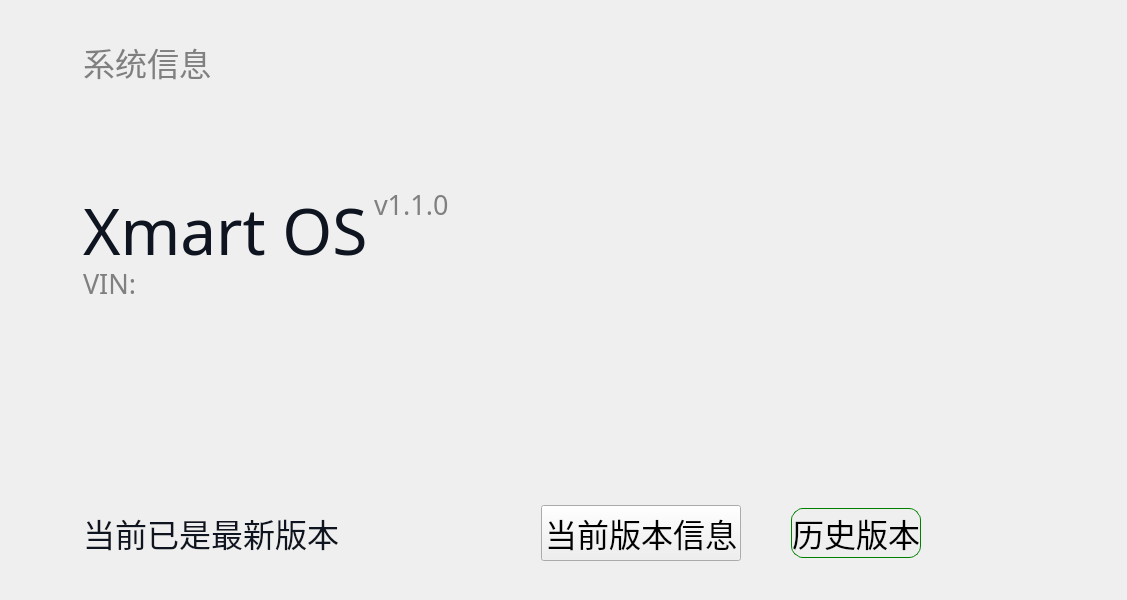
<?xml version="1.0" encoding="UTF-8"?>
<ui version="4.0">
 <class>MainWindow</class>
 <widget class="QMainWindow" name="MainWindow">
  <property name="geometry">
   <rect>
    <x>0</x>
    <y>0</y>
    <width>1127</width>
    <height>600</height>
   </rect>
  </property>
  <property name="windowTitle">
   <string>MainWindow</string>
  </property>
  <property name="windowIcon">
   <iconset resource="resource.qrc">
    <normaloff>:/resource/day/background.png</normaloff>:/resource/day/background.png</iconset>
  </property>
  <property name="autoFillBackground">
   <bool>true</bool>
  </property>
  <property name="styleSheet">
   <string notr="true"/>
  </property>
  <widget class="QWidget" name="centralwidget">
   <property name="autoFillBackground">
    <bool>false</bool>
   </property>
   <property name="styleSheet">
    <string notr="true">#centralwidget{background-image:url(:/resource/day/background.png);}
</string>
   </property>
   <widget class="QWidget" name="verticalLayoutWidget">
    <property name="geometry">
     <rect>
      <x>0</x>
      <y>0</y>
      <width>464</width>
      <height>302</height>
     </rect>
    </property>
    <layout class="QVBoxLayout" name="verticalLayout">
     <property name="leftMargin">
      <number>83</number>
     </property>
     <property name="topMargin">
      <number>38</number>
     </property>
     <item>
      <widget class="QLabel" name="label">
       <property name="font">
        <font>
         <family>阿里巴巴普惠体 R</family>
         <pointsize>24</pointsize>
        </font>
       </property>
       <property name="styleSheet">
        <string notr="true">color.argb(143,15, 21, 32)
font: 75 12pt &quot;Agency FB&quot;;
font: 24px &quot;阿里巴巴普惠体 R&quot;;</string>
       </property>
       <property name="text">
        <string>&lt;html&gt;&lt;head/&gt;&lt;body&gt;&lt;p&gt;&lt;span style=&quot; color:#808080;&quot;&gt;系统信息&lt;/span&gt;&lt;/p&gt;&lt;/body&gt;&lt;/html&gt;</string>
       </property>
      </widget>
     </item>
     <item>
      <layout class="QHBoxLayout" name="horizontalLayout_2">
       <property name="topMargin">
        <number>94</number>
       </property>
       <item>
        <widget class="QLabel" name="label_3">
         <property name="font">
          <font>
           <family>XP number bold</family>
           <pointsize>48</pointsize>
           <weight>50</weight>
           <italic>false</italic>
           <bold>false</bold>
          </font>
         </property>
         <property name="styleSheet">
          <string notr="true">font: 48pt &quot;XP number bold&quot;;

</string>
         </property>
         <property name="text">
          <string>&lt;html&gt;&lt;head/&gt;&lt;body&gt;&lt;p&gt;&lt;span style=&quot; color:#0f1520;&quot;&gt;Xmart OS&lt;/span&gt;&lt;/p&gt;&lt;/body&gt;&lt;/html&gt;</string>
         </property>
        </widget>
       </item>
       <item>
        <widget class="QLabel" name="label_4">
         <property name="font">
          <font>
           <family>阿里巴巴普惠体 R</family>
           <pointsize>20</pointsize>
          </font>
         </property>
         <property name="styleSheet">
          <string notr="true">border-color: rgb(143,15, 21, 32);</string>
         </property>
         <property name="text">
          <string>&lt;html&gt;&lt;head/&gt;&lt;body&gt;&lt;p&gt;&lt;span style=&quot; color:#808080;&quot;&gt;v1.1.0&lt;/span&gt;&lt;/p&gt;&lt;/body&gt;&lt;/html&gt;</string>
         </property>
         <property name="alignment">
          <set>Qt::AlignLeading|Qt::AlignLeft|Qt::AlignTop</set>
         </property>
        </widget>
       </item>
      </layout>
     </item>
     <item>
      <widget class="QLabel" name="label_2">
       <property name="font">
        <font>
         <family>阿里巴巴普惠体 R</family>
         <pointsize>20</pointsize>
        </font>
       </property>
       <property name="styleSheet">
        <string notr="true">border-color: rgb(143,15, 21, 32);</string>
       </property>
       <property name="text">
        <string>&lt;html&gt;&lt;head/&gt;&lt;body&gt;&lt;p&gt;&lt;span style=&quot; color:#808080;&quot;&gt;VIN:&lt;/span&gt;&lt;/p&gt;&lt;/body&gt;&lt;/html&gt;</string>
       </property>
      </widget>
     </item>
    </layout>
   </widget>
   <widget class="QWidget" name="verticalLayoutWidget_2">
    <property name="geometry">
     <rect>
      <x>460</x>
      <y>20</y>
      <width>48001</width>
      <height>459</height>
     </rect>
    </property>
    <layout class="QVBoxLayout" name="verticalLayout_2">
     <property name="leftMargin">
      <number>48000</number>
     </property>
    </layout>
   </widget>
   <widget class="QWidget" name="horizontalLayoutWidget_2">
    <property name="geometry">
     <rect>
      <x>0</x>
      <y>490</y>
      <width>987</width>
      <height>139</height>
     </rect>
    </property>
    <layout class="QHBoxLayout" name="horizontalLayout_3">
     <property name="leftMargin">
      <number>83</number>
     </property>
     <property name="bottomMargin">
      <number>53</number>
     </property>
     <item>
      <widget class="QLabel" name="label_6">
       <property name="maximumSize">
        <size>
         <width>16777215</width>
         <height>16777210</height>
        </size>
       </property>
       <property name="font">
        <font>
         <family>阿里巴巴普惠体 M</family>
         <pointsize>24</pointsize>
         <weight>50</weight>
         <bold>false</bold>
        </font>
       </property>
       <property name="text">
        <string>&lt;html&gt;&lt;head/&gt;&lt;body&gt;&lt;p&gt;&lt;span style=&quot; color:#0f1520;&quot;&gt;当前已是最新版本&lt;/span&gt;&lt;/p&gt;&lt;/body&gt;&lt;/html&gt;</string>
       </property>
      </widget>
     </item>
     <item>
      <layout class="QHBoxLayout" name="horizontalLayout_4">
       <property name="leftMargin">
        <number>20</number>
       </property>
       <property name="rightMargin">
        <number>66</number>
       </property>
       <item>
        <widget class="QPushButton" name="pushButton_6">
         <property name="enabled">
          <bool>true</bool>
         </property>
         <property name="font">
          <font>
           <family>阿里巴巴普惠体 M</family>
           <pointsize>24</pointsize>
          </font>
         </property>
         <property name="styleSheet">
          <string notr="true">border-image: url(:/resource/day/button_click.png);</string>
         </property>
         <property name="text">
          <string>当前版本信息</string>
         </property>
         <property name="icon">
          <iconset resource="resource.qrc">
           <normaloff>:/resource/day/button_normal.png</normaloff>
           <normalon>:/resource/day/button_click.png</normalon>:/resource/day/button_normal.png</iconset>
         </property>
         <property name="iconSize">
          <size>
           <width>16</width>
           <height>15</height>
          </size>
         </property>
        </widget>
       </item>
       <item>
        <layout class="QHBoxLayout" name="horizontalLayout_5">
         <property name="leftMargin">
          <number>44</number>
         </property>
         <item>
          <widget class="QPushButton" name="pushButton_5">
           <property name="font">
            <font>
             <family>阿里巴巴普惠体 M</family>
             <pointsize>24</pointsize>
            </font>
           </property>
           <property name="styleSheet">
            <string notr="true">border:1px solid green;
border-radius:12px;
border-image: url(:/resource/day/button_click.png);</string>
           </property>
           <property name="text">
            <string>历史版本</string>
           </property>
           <property name="icon">
            <iconset resource="resource.qrc">
             <normaloff>:/resource/day/button_normal.png</normaloff>
             <selectedoff>:/resource/day/button_normal.png</selectedoff>
             <selectedon>:/resource/day/button_click.png</selectedon>:/resource/day/button_normal.png</iconset>
           </property>
           <property name="checkable">
            <bool>false</bool>
           </property>
           <property name="checked">
            <bool>false</bool>
           </property>
           <property name="autoRepeatInterval">
            <number>97</number>
           </property>
          </widget>
         </item>
        </layout>
       </item>
      </layout>
     </item>
    </layout>
   </widget>
   <widget class="QLabel" name="label_5">
    <property name="geometry">
     <rect>
      <x>418</x>
      <y>112</y>
      <width>510</width>
      <height>346</height>
     </rect>
    </property>
    <property name="minimumSize">
     <size>
      <width>0</width>
      <height>0</height>
     </size>
    </property>
    <property name="maximumSize">
     <size>
      <width>167772</width>
      <height>167772</height>
     </size>
    </property>
    <property name="autoFillBackground">
     <bool>false</bool>
    </property>
    <property name="styleSheet">
     <string notr="true"/>
    </property>
    <property name="text">
     <string/>
    </property>
    <property name="pixmap">
     <pixmap resource="resource.qrc">:/resource/share/module_normal.png</pixmap>
    </property>
   </widget>
  </widget>
 </widget>
 <resources>
  <include location="resource.qrc"/>
 </resources>
 <connections/>
</ui>
